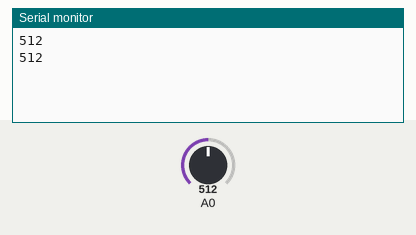
Recording of a sketch running on a simulated Arduino Uno, built with avr-gcc and run on an emulated ATmega328P. Shown: the last lines printed to the serial monitor. The inputs (shaded band) are chosen by the test bench; at power-on: A0 = 512.

Above: at 2.8 s.
2.9 s: A0 set to 716
At 4.7 s:
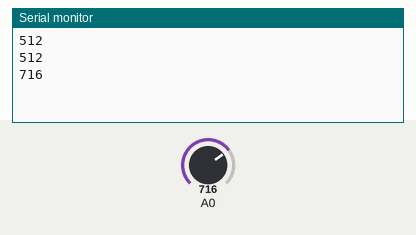
5.6 s: A0 set to 900
At 7.4 s:
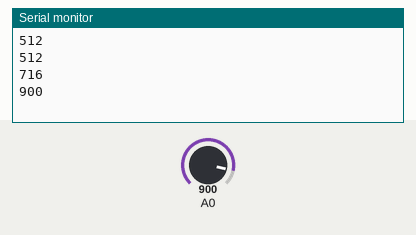
Timing chart, 0 to 8.9 s (numbered marks = the images above; inputs shaded):
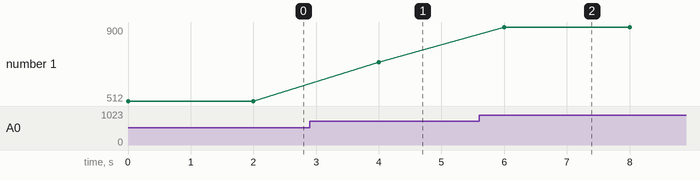

Measured:
- after the input at 2.9 s, the serial monitor: prints a new line after 1.1 s (image 1)
- after the input at 5.6 s, the serial monitor: prints a new line after 0.40 s (image 2)
- plotted number 1: 512 → 716 after the input at 2.9 s, 716 → 900 after the input at 5.6 s

The sketch:

V.ino
```cpp
//可變電阻控制電壓輸出
void setup() {
  Serial.begin(9600);
}

void loop() {
  Serial.println(analogRead(14));
  delay(2000);
}
```
